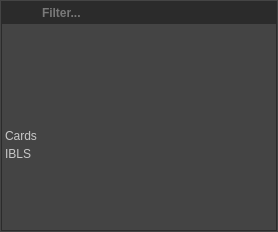
<?xml version="1.0" encoding="UTF-8"?>
<ui version="4.0">
 <class>ListViewFiltered</class>
 <widget class="QWidget" name="ListViewFiltered">
  <property name="geometry">
   <rect>
    <x>0</x>
    <y>0</y>
    <width>278</width>
    <height>232</height>
   </rect>
  </property>
  <property name="windowTitle">
   <string>Form</string>
  </property>
  <property name="styleSheet">
   <string notr="true">
QWidget#ListViewFiltered {
    border: 1px solid rgb(68, 68, 68);
    background-color: rgb(43, 43, 43);
    padding: 1px;
}
QWidget {
	background-color: rgb(68, 68, 68);
    color: rgb(200, 200, 200);
    selection-background-color: rgb(126, 126, 126);
    selection-color: rgb(250, 250, 250);
    outline: 0;
}
QWidget:item {
    background-color: transparent;
}
QWidget:item:hover {
    background-color: rgb(150, 146, 137);
    color: rgb(250, 250, 250);
}
QWidget:item:selected {
    background-color: rgb(150, 146, 137);
    color: rgb(43, 43, 43);
}
QPushButton:hover {
    color: rgb(250, 250, 250);
    background-color: rgb(108, 108, 108);
 }
QScrollArea {
    border: 1px solid rgb(57, 57, 57);
}

/* QMenu ------------------------------------------------------------------ */

QMenu {
    border: 1px solid rgb(68, 68, 68);
    background-color: rgb(43, 43, 43);
    padding: 1px;
}
QMenu::separator {
    height: 1px;
    background-color: rgb(92, 92, 92);
    color: rgb(200, 200, 200);
    padding-left: 2px;
    margin-left: 0px;
    margin-right: 0px;
}
QMenu::item {
    padding: 4px;
    padding-left: 16px;
    padding-right: 16px;
    background-color: rgb(68, 68, 68);
}
QMenu::indicator {
    padding: 6px;
    margin: -1px;
	width: 13px;
	height: 13px;
    background-color: rgb(57, 57, 57);
}
QMenu::icon {
    padding: 4px;
    margin: 0px;
	width: 18px;
	height: 18px;
    background-color: rgb(57, 57, 57);
}
QMenu::indicator:non-exclusive:checked {
    image: url(:/resources/checkbox_checked.svg);
}
QMenu::indicator:non-exclusive:unchecked {
    image: url(:/resources/checkbox.svg);
}

QLineEdit,
QAbstractSpinBox,
QTextEdit {
    background-color: rgb(43, 43, 43);
/*
    border: 2px solid rgb(43, 43, 43);
    border-radius: 3px;
    color: rgb(200, 200, 200);
    padding: 1px;
    margin-top: 0px;
    padding-left: 0px;
*/
}

/* QSlider ---------------------------------------------------------------- */
QSlider::add-page:horizontal, 
QSlider::sub-page:horizontal,
QSlider::add-page:vertical, 
QSlider::sub-page:vertical {
    background: rgb(43, 43, 43);
}
QSlider::add-page:vertical, 
QSlider::sub-page:vertical {
    margin-left: 4px;
    margin-right: 4px;
}
QSlider::add-page:horizontal, 
QSlider::sub-page:horizontal {
    margin-top: 4px;
    margin-bottom: 4px;
}
QSlider::handle:vertical {
    background: #787878;
    border: 2px solid rgb(43, 43, 43);
    width: 8px;
    height: 6px;
    margin: 0 -8px;
    border-radius: 4px;
}
QSlider::handle:horizontal {
    background: #787878;
    border: 2px solid rgb(43, 43, 43);
    margin: -8px 0;
	width: 6px;
	height: 8px;
    border-radius: 4px;
}
QSlider::groove {
    background: rgb(43, 43, 43);
    border: 1px solid rgb(68, 68, 68);
    border-radius: 4px;
    margin: 0px;
}
QSlider::groove:horizontal {
    height: 4px;
}
QSlider::groove:vertical {
    width: 4px;
}
QSlider::sub-page:vertical:disabled, 
QSlider::sub-page:horizontal:disabled {
    background: #14506E;
}

/* QScrollBar ------------------------------------------------------------- */

QScrollBar:horizontal {
    height: 10px;
    margin: 0px 16px 0px 16px;
    border: 1px solid rgb(55, 55, 55);
    border-radius: 40px;
    background-color: rgb(55, 55, 55);
}
QScrollBar::handle:horizontal {
    background-color: #787878;
    border: 0px solid rgb(68, 68, 68);
    border-radius: 4px;
    min-width: 8px;
}
QScrollBar::add-line:horizontal:hover,
QScrollBar::add-line:horizontal:on,
QScrollBar::add-line:horizontal {
    margin: 0px 3px 0px 0px;
    border-image: url(:/resources/stylesheet-branch-closed.png);
    height: 10px;
    width: 6px;
    subcontrol-position: right;
    subcontrol-origin: margin;
}
QScrollBar::sub-line:horizontal:hover,
QScrollBar::sub-line:horizontal:on,
QScrollBar::sub-line:horizontal {
    margin: 0px 0px 0px 3px;
    border-image: url(:/resources/stylesheet-branch-closedleft.png);
    height: 10px;
    width: 6px;
    subcontrol-position: left;
    subcontrol-origin: margin;
}
QScrollBar:vertical {
    background-color: rgb(55, 55, 55);
    width: 10px;
    margin: 16px 0px 16px 0px;
    border: 1px solid rgb(55, 55, 55);
    border-radius: 4px;
}
QScrollBar::handle:vertical {
    background-color: #787878;
    border: 1px solid rgb(68, 68, 68);
    min-height: 8px;
    border-radius: 4px;
}
QScrollBar::sub-line:vertical {
    margin: 3px 0px 0px 0px;
    border-image: url(:/resources/stylesheet-branch-openup.png);
    height: 6px;
    width: 10px;
    subcontrol-position: top;
    subcontrol-origin: margin;
}
QScrollBar::add-line:vertical {
    margin: 0px 0px 3px 0px;
    border-image: url(:/resources/stylesheet-branch-open.png);
    height: 6px;
    width: 10px;
    subcontrol-position: bottom;
    subcontrol-origin: margin;
}
QScrollBar::sub-line:vertical:hover,
QScrollBar::sub-line:vertical:on {
    border-image: url(:/qss_icons/rc/up_arrow.png);
    height: 10px;
    width: 10px;
    subcontrol-position: top;
    subcontrol-origin: margin;
}
QScrollBar::add-page:horizontal,
QScrollBar::sub-page:horizontal,
QScrollBar::up-arrow:horizontal,
QScrollBar::down-arrow:horizontal,
QScrollBar::up-arrow:vertical,
QScrollBar::down-arrow:vertical,
QScrollBar::add-page:vertical,
QScrollBar::sub-page:vertical  {
    background: none;
}

QListView,
QTreeView,
QTableView,
QColumnView {
    border: none;
}
QListView::item,
QTreeView::item,
QTableView::item,
QColumnView::item {
    border-top: none;
    padding: 0px; /*DO NOT CHANGE*/
    padding-right: 8px; /*DO NOT CHANGE*/
    margin-top: 2px;
    margin-bottom: 2px;
}



/* QCombobox -------------------------------------------------------------- */
QComboBox {
    border: 0px;
    border-radius: 3px;
    background-color: rgb(92, 92, 92);
    padding-top: 2px;     /* This fix  #103, #111*/
    padding-bottom: 1px;  /* This fix  #103, #111*/
    padding-left: 4px;
    padding-right: 4px;
    min-width: 75px;
}
QComboBox::drop-down {
    subcontrol-origin: padding;
    subcontrol-position: top right;
    width: 20px;
    border-left-width: 2px;
    border-left-color: rgb(68, 68, 68);
    border-left-style: solid;
    border-top-right-radius: 0px;
    border-bottom-right-radius: 0px;
    padding-right: 3px;
}
QComboBox::down-arrow,
QComboBox::down-arrow:on,
QComboBox::down-arrow:hover,
QComboBox::down-arrow:focus {
    image: url(:/resources/stylesheet-branch-open.png);
}
</string>
  </property>
  <layout class="QVBoxLayout" name="verticalLayout">
   <property name="spacing">
    <number>0</number>
   </property>
   <property name="leftMargin">
    <number>2</number>
   </property>
   <property name="topMargin">
    <number>2</number>
   </property>
   <property name="rightMargin">
    <number>2</number>
   </property>
   <property name="bottomMargin">
    <number>2</number>
   </property>
   <item>
    <widget class="QFrame" name="searchFrame">
     <property name="sizePolicy">
      <sizepolicy hsizetype="MinimumExpanding" vsizetype="Fixed">
       <horstretch>0</horstretch>
       <verstretch>0</verstretch>
      </sizepolicy>
     </property>
     <property name="styleSheet">
      <string notr="true">QFrame {
    border: 2px solid rgb(43, 43, 43);
    background-color: rgb(43, 43, 43);
    border-radius: 3px;
}
QFrame:hover {
    border: 2px solid rgb(150, 146, 137);
}</string>
     </property>
     <property name="frameShape">
      <enum>QFrame::StyledPanel</enum>
     </property>
     <property name="frameShadow">
      <enum>QFrame::Plain</enum>
     </property>
     <layout class="QHBoxLayout" name="horizontalLayout">
      <property name="spacing">
       <number>0</number>
      </property>
      <property name="leftMargin">
       <number>0</number>
      </property>
      <property name="topMargin">
       <number>0</number>
      </property>
      <property name="rightMargin">
       <number>0</number>
      </property>
      <property name="bottomMargin">
       <number>0</number>
      </property>
      <item>
       <widget class="QPushButton" name="searchButton">
        <property name="styleSheet">
         <string notr="true">QPushButton {
    background-color: rgb(43, 43, 43);
    padding: 2px;
	border: none;
}</string>
        </property>
        <property name="text">
         <string/>
        </property>
        <property name="icon">
         <iconset resource="../../relic_resources.qrc">
          <normaloff>:/resources/icons/searchLight.svg</normaloff>:/resources/icons/searchLight.svg</iconset>
        </property>
        <property name="iconSize">
         <size>
          <width>18</width>
          <height>18</height>
         </size>
        </property>
        <property name="flat">
         <bool>false</bool>
        </property>
       </widget>
      </item>
      <item>
       <widget class="QLineEdit" name="searchBox">
        <property name="sizePolicy">
         <sizepolicy hsizetype="MinimumExpanding" vsizetype="Fixed">
          <horstretch>0</horstretch>
          <verstretch>0</verstretch>
         </sizepolicy>
        </property>
        <property name="minimumSize">
         <size>
          <width>128</width>
          <height>18</height>
         </size>
        </property>
        <property name="font">
         <font>
          <bold>true</bold>
         </font>
        </property>
        <property name="focusPolicy">
         <enum>Qt::ClickFocus</enum>
        </property>
        <property name="styleSheet">
         <string notr="true">QLineEdit { padding: 0px;}
</string>
        </property>
        <property name="frame">
         <bool>false</bool>
        </property>
        <property name="placeholderText">
         <string>Filter...</string>
        </property>
        <property name="clearButtonEnabled">
         <bool>true</bool>
        </property>
       </widget>
      </item>
     </layout>
    </widget>
   </item>
   <item>
    <widget class="QListView" name="listView">
     <property name="editTriggers">
      <set>QAbstractItemView::NoEditTriggers</set>
     </property>
    </widget>
   </item>
   <item>
    <widget class="QListWidget" name="listWidget">
     <property name="editTriggers">
      <set>QAbstractItemView::NoEditTriggers</set>
     </property>
     <property name="selectionMode">
      <enum>QAbstractItemView::ExtendedSelection</enum>
     </property>
     <property name="selectionRectVisible">
      <bool>true</bool>
     </property>
     <item>
      <property name="text">
       <string>Cards</string>
      </property>
     </item>
     <item>
      <property name="text">
       <string>IBLS</string>
      </property>
     </item>
    </widget>
   </item>
  </layout>
 </widget>
 <resources>
  <include location="../../relic_resources.qrc"/>
 </resources>
 <connections/>
</ui>
